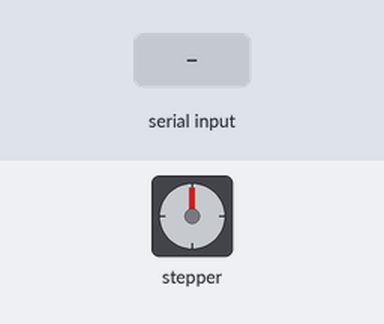
Simulated run of this sketch. Board: Arduino Uno, built with avr-gcc and run on an emulated ATmega328P. Parts: stepper motor. Wiring (inferred from the names in the program): stepper motor driver (200 steps per turn assumed): step pin 3; direction pin 2. Inputs (shaded band) come from the test bench.

Above: at 1.2 s.
1.3 s: "r" received over Serial
Timing chart, 0 to 4.4 s (numbered marks = the images above; inputs shaded):
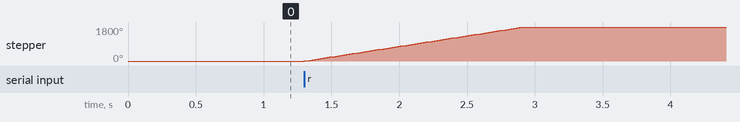

Measured:
- after the input at 1.3 s, stepper: turns 1800° clockwise in 1.6 s, starting at once

The sketch:

Milestone_1.ino
```cpp
#define STEP_PIN 3
#define DIR_PIN 2

void setup() {
  pinMode(STEP_PIN, OUTPUT);
  pinMode(DIR_PIN, OUTPUT);
  Serial.begin(9600);  // For serial command input
}

void loop() {
  if (Serial.available()) {
    char cmd = Serial.read();
    if (cmd == 'r') { // Command 'r' to move right
      moveCart(1000, true);  // Move 1000 steps to the right
    } else if (cmd == 'l') { // Command 'l' to move left
      moveCart(1000, false); // Move 1000 steps to the left
    }
  }
}

void moveCart(int steps, bool right) {
  digitalWrite(DIR_PIN, right ? HIGH : LOW);
  for (int i = 0; i < steps; i++) {
    digitalWrite(STEP_PIN, HIGH);
    delayMicroseconds(800);
    digitalWrite(STEP_PIN, LOW);
    delayMicroseconds(800);
  }
}
```
